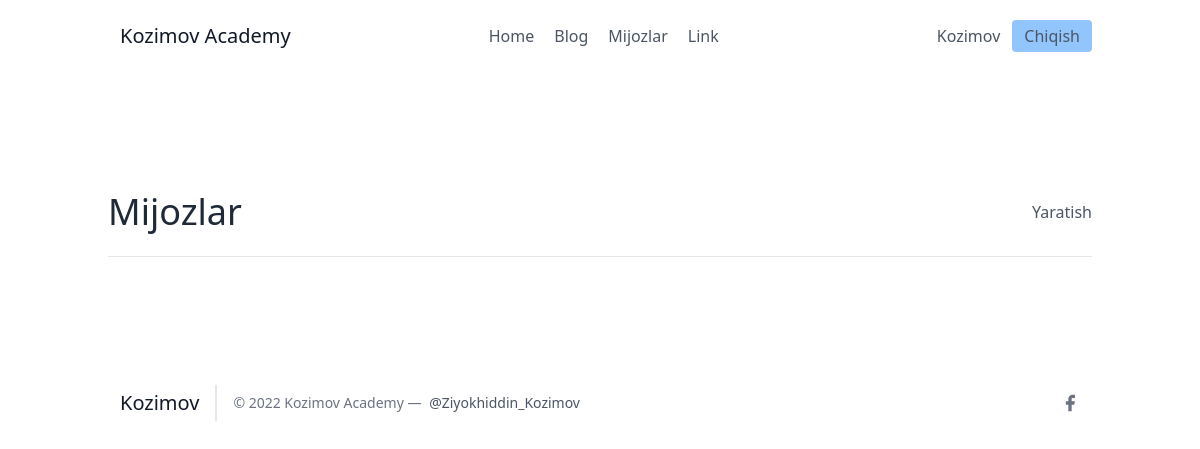
Before: /leads/ (signed in) with the older database file.
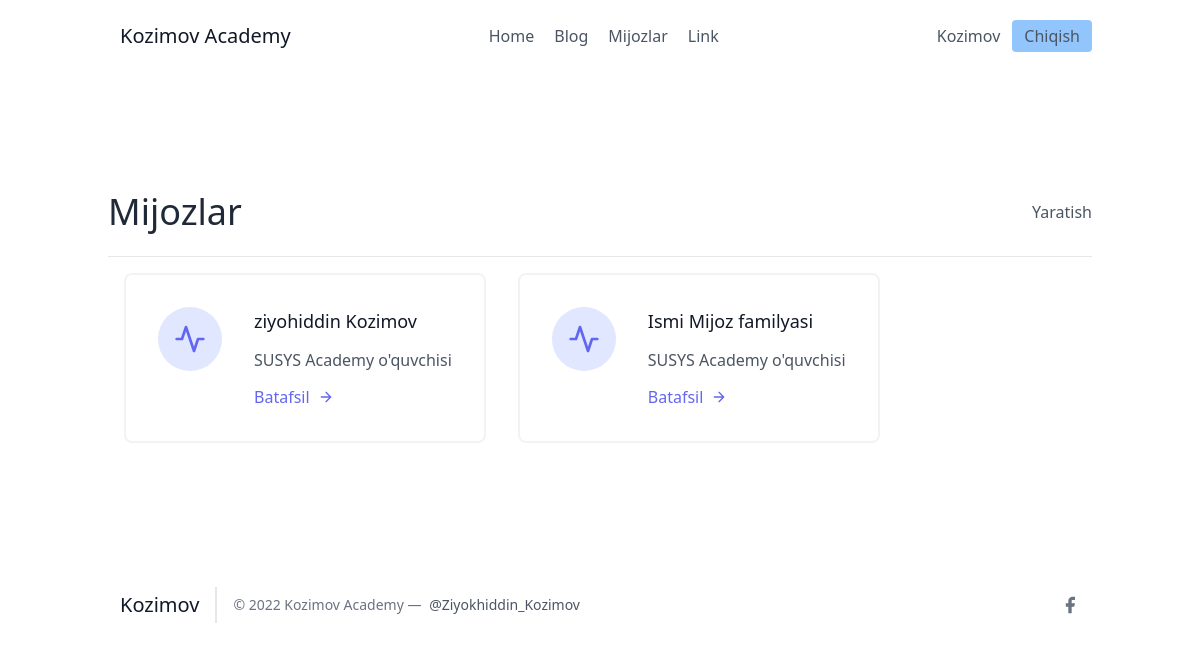
After: the same page with the newer database file.
### leads/models.py (models this page shows, shortened)
class User(AbstractUser):
    pass

class Lead(models.Model):
    ismi = models.CharField(max_length=20)
    familiyasi = models.CharField(max_length=20)
    yoshi = models.IntegerField(default=0)
    waiter = models.ForeignKey("Waiter", on_delete=models.CASCADE)

### leads/views.py (the view)
# urls.py: path('', ListsView.as_view(), name="lists"),
class ListsView(LoginRequiredMixin, ListView):
    template_name = "leads_lists.html"
    queryset = models.Lead.objects.all()
    context_object_name = "leads"

### frontend/leads_lists.html (shortened to what this page needs)
{% extends 'base.html' %}
{% block content %}
<section class="text-gray-600 body-font">
  <div class="container px-5 py-24 mx-auto flex flex-wrap">
    <div class="w-full py-6 flex justify-between items-center border-b border-gray-200">
        <div>
            <h1 class="text-4xl text-gray-800">Mijozlar</h1>
        </div>
        <div>
            <a class="y=text-gray-500 hover:text-blue-700" href="{% url 'leads:lead-create' %}">Yaratish</a>
        </div>
    </div>
    <div class="flex flex-wrap">
      {% for lead in leads %}
      <div class="p-4 lg:w-1/2 md:w-full">
        <div class="flex border-2 rounded-lg border-gray-200 border-opacity-50 p-8 sm:flex-row flex-col">
          <div class="w-16 h-16 sm:mr-8 sm:mb-0 mb-4 inline-flex items-center justify-center rounded-full bg-indigo-100 text-indigo-500 flex-shrink-0">
            <svg fill="none" stroke="currentColor" stroke-linecap="round" stroke-linejoin="round" stroke-width="2" class="w-8 h-8" viewBox="0 0 24 24">
              <path d="M22 12h-4l-3 9L9 3l-3 9H2"></path>
            </svg>
          </div>
          <div class="flex-grow">
            <h2 class="text-gray-900 text-lg title-font font-medium mb-3">{{ lead.ismi }} {{ lead.familiyasi }}</h2>
            <p class="leading-relaxed text-base">SUSYS Academy o'quvchisi</p>
            <a href="{% url 'leads:detallar' lead.pk %}" class="mt-3 text-indigo-500 inline-flex items-center">Batafsil
              <svg fill="none" stroke="currentColor" stroke-linecap="round" stroke-linejoin="round" stroke-width="2" class="w-4 h-4 ml-2" viewBox="0 0 24 24">
                <path d="M5 12h14M12 5l7 7-7 7"></path>
              </svg>
            </a>
          </div>
        </div>
      </div>
      {% endfor %}
    </div>
  </div>
</section>
{% endblock %}

### frontend/base.html (shortened to what this page needs)
<!DOCTYPE html>
<html lang="en">
<head>
    <link href="https://unpkg.com/tailwindcss@^2/dist/tailwind.min.css" rel="stylesheet">
</head>
<body>
    {% include 'details/navbar.html' %}
    <div class="max-w-5xl mx-auto">
        {% block content %}
        {% endblock %}
    </div>
    {% include 'details/footer.html' %}
</body>
</html>

### frontend/details/navbar.html (shortened to what this page needs)
{% load static %}
<header class="text-gray-600 body-font">
  <div class="container mx-auto flex flex-wrap p-5 flex-col md:flex-row items-center">
    <a href="/" class="flex title-font font-medium items-center text-gray-900 mb-4 md:mb-0">
      <span class="ml-3 text-xl">Kozimov Academy</span>
    </a>
    <nav class="md:ml-auto md:mr-auto flex flex-wrap items-center text-base justify-center">
      <a href="/" class="mr-5 hover:text-gray-900">Home</a>
      <a class="mr-5 hover:text-gray-900">Blog</a>
      <a href="/leads/" class="mr-5 hover:text-gray-900">Mijozlar</a>
      <a class="mr-5 hover:text-gray-900">Link</a>
    </nav>
    {% if request.user.is_authenticated %}
      {{ request.user.username }}
      <button class="inline-flex items-center bg-blue-300 border-0 py-1 px-3 focus:outline-none hover:bg-blue-200 rounded text-base mt-4 md:mt-0 ml-3">
        <a href="{% url 'logout' %}">
        Chiqish
      </a>
      </button>
    {% else %}
    <button class="inline-flex items-center bg-blue-300 border-0 py-1 px-3 focus:outline-none hover:bg-blue-200 rounded text-base mt-4 md:mt-0">
      <a href="{% url 'login' %}">
      Kirish
    </a>
    </button>
    {% endif %}
  </div>
</header>

### frontend/details/footer.html (shortened to what this page needs)
{% load static %}
    <footer class="text-gray-600 body-font">
    <div class="container px-5 py-8 mx-auto flex items-center sm:flex-row flex-col">
      <a class="flex title-font font-medium items-center md:justify-start justify-center text-gray-900">
        <span class="ml-3 text-xl">Kozimov</span>
      </a>
      <p class="text-sm text-gray-500 sm:ml-4 sm:pl-4 sm:border-l-2 sm:border-gray-200 sm:py-2 sm:mt-0 mt-4">© 2022 Kozimov Academy —
        <a href="https://t.me/Ziyokhiddin_Kozimov" class="text-gray-600 ml-1" rel="noopener noreferrer" target="_blank">@Ziyokhiddin_Kozimov</a>
      </p>
      <span class="inline-flex sm:ml-auto sm:mt-0 mt-4 justify-center sm:justify-start">
        <a class="text-gray-500">
          <svg fill="currentColor" stroke-linecap="round" stroke-linejoin="round" stroke-width="2" class="w-5 h-5" viewBox="0 0 24 24">
            <path d="M18 2h-3a5 5 0 00-5 5v3H7v4h3v8h4v-8h3l1-4h-4V7a1 1 0 011-1h3z"></path>
          </svg>
        </a>

Changed rows visible on the page:
added Lead: ismi "ziyohiddin", familiyasi "Kozimov"
added Lead: ismi "Ismi", familiyasi "Mijoz familyasi"
